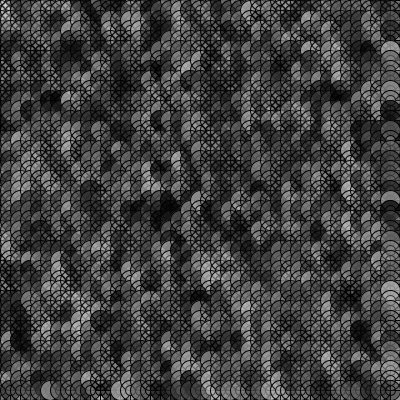
Frame 1 (no input)
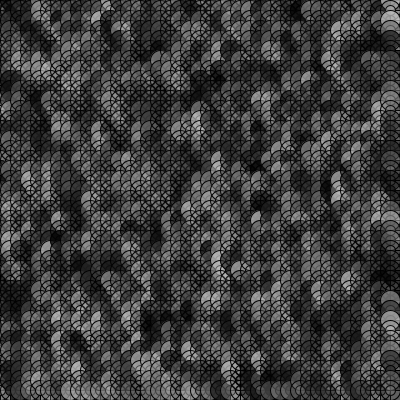
Frame 60 (the mouse pressed at the canvas centre just before this capture)
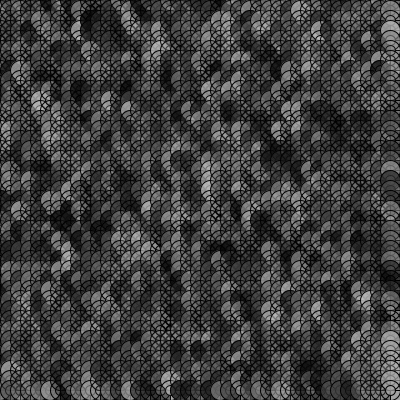
Frame 120 (the mouse held since frame 60 and released just before this capture)

The Processing sketch that drew these frames (run headless with seeded random() and noise(); from frame 60 on, the mouse is pressed at the canvas centre):

// Processing sketch: processing_61374
// ── processing_61374.pde

void setup(){
size(400,400);
}

void draw(){
  
for (int i = 0; i < width; i = i+10){
  for (int j = 0; j < height; j = j+10){
  rect(i, j, 20, 20);
  ellipse(i, j, 10, 10);
  
  float d1 = random (200);
  float d2 = random (200);
  fill(d1,d2);
  ellipse(i, j, 20, 20);
}
}
}
